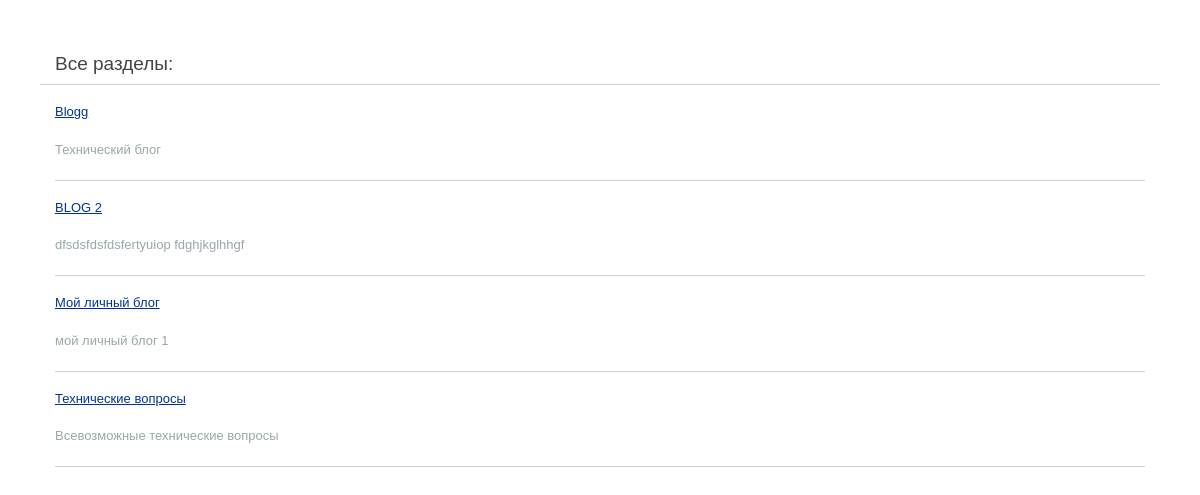
Before: / with the older database file.
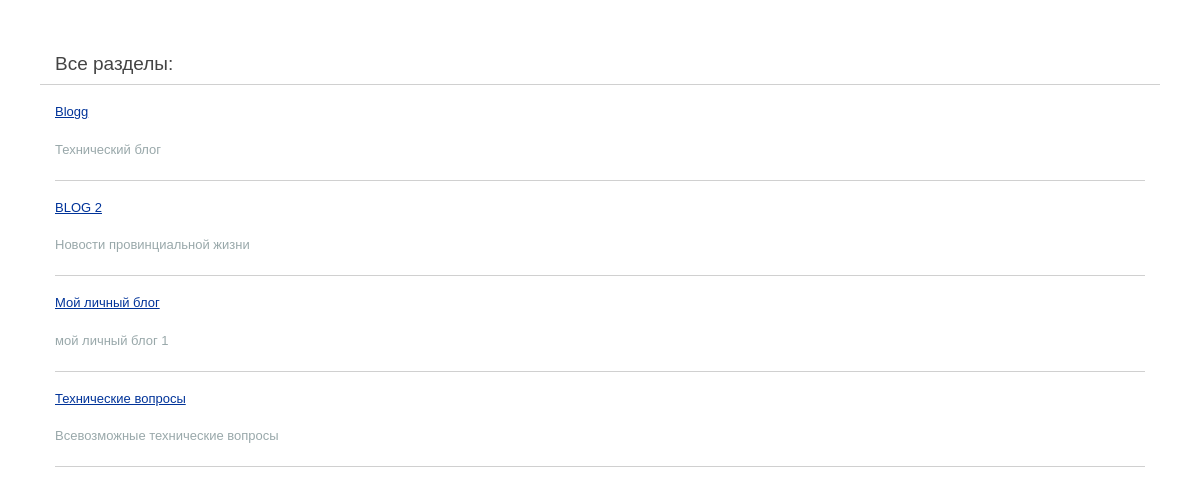
After: the same page with the newer database file.
### tables this page shows
CREATE TABLE `sd_category` (
  `id` int(11) unsigned NOT NULL AUTO_INCREMENT,
  `category_name` varchar(255) NOT NULL DEFAULT '',
  `category_descript` varchar(255) NOT NULL DEFAULT '',
  `category_url` varchar(255) NOT NULL DEFAULT '',
  `owner` varchar(255) NOT NULL DEFAULT '',
  PRIMARY KEY (`id`)
);

### www/codein/application/controllers/general.php (called while the page is built, shortened)
<?php if ( ! defined('BASEPATH')) exit('No direct script access allowed');
class General extends CI_Controller {
public function __construct()
	{
	$this->load->database();
	}
	public function index()
	{
$data['page_title'] = "Все разделы";
$data['list_category']  = $this->db->query("SELECT * FROM sd_category");
		$this->load->view('template/header_view',$data);
		$this->load->view('template/list_category_view',$data);
		$this->load->view('template/footer_view',$data);
	}
}
?>

### www/index.php (called while the page is built, shortened)
<?php
require_once BASEPATH.'core/CodeIgniter.php';

### www/codein/application/views/template/list_category_view.php (the view, shortened to what this page needs)
<div class="container theme-showcase">
	<h1>Все разделы:</h1>
	<div id="body">
<?php foreach ($list_category->result()  as $item):?>
<div class="row">
<div class="col-sm-5">
<h4><a href="<?php echo base_url();?>category/<?php echo $item->category_url;?>"><?php echo $item->category_name;?></a></h4>
<p class="descript"><?php echo $item->category_descript;?></p>
</div>
</div>
<p class="footer"></p>
<?php endforeach;?>
</div>
</div>

### www/codein/application/views/template/header_view.php (shortened to what this page needs)
<!DOCTYPE html>
<html lang="en">
<head>
<link rel="stylesheet" href="<?php echo base_url();?>css/bootstrap-theme.min.css">
<link href='<?php echo base_url();?>css/style.css' rel='stylesheet' type='text/css'>
</head>
<body>

### www/codein/application/views/template/header_view.php (style rules this page uses)
body { background-color: #fff; margin: 40px; font: 13px/20px normal Helvetica, Arial, sans-serif; color: #4F5155; }
a { color: #003399; background-color: transparent; font-weight: normal; }
h1 { color: #444; background-color: transparent; border-bottom: 1px solid #D0D0D0; font-size: 19px; font-weight: normal; margin: 0 0 14px 0; padding: 14px 15px 10px 15px; }
#body { margin: 0 15px 0 15px; }
p.descript { color:#99a8aa; }
p.footer { text-align: right; font-size: 11px; border-top: 1px solid #D0D0D0; line-height: 32px; padding: 0 10px 0 10px; margin: 20px 0 0 0; }

Changed rows visible on the page:
changed sd_category "BLOG 2": category_descript "dfsdsfdsfdsfertyuiop fdghjkglhhgf" → "Новости провинциальной жизни"
